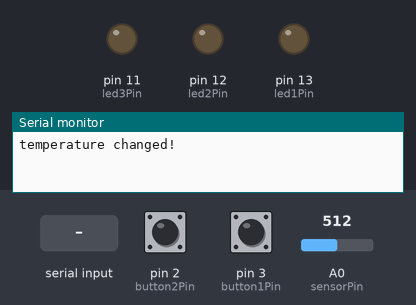
This sketch was run on a simulated Arduino Uno, built with avr-gcc and run on an emulated ATmega328P. On the bench: output pins drawn as LEDs (lit = HIGH), the last lines printed to the serial monitor. The inputs (shaded band) are chosen by the test bench; at power-on: pin 2 (button2Pin) LOW, pin 3 (button1Pin) LOW, A0 (sensorPin) = 512.

Above: at 1.4 s.
1.5 s: "0" received over the second serial link
At 2.9 s:
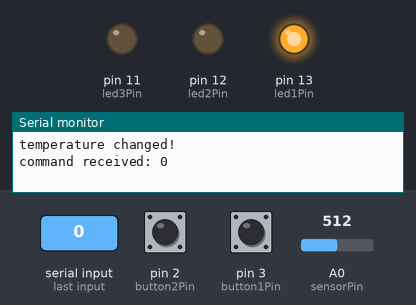
3.7 s: "2" received over the second serial link
At 5.4 s:
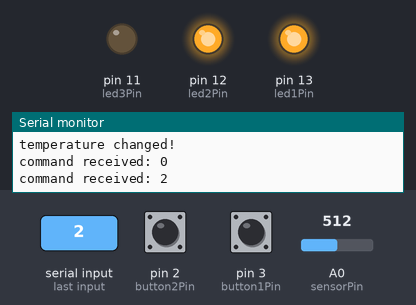
5.7 s: "1" received over the second serial link
At 7.2 s:
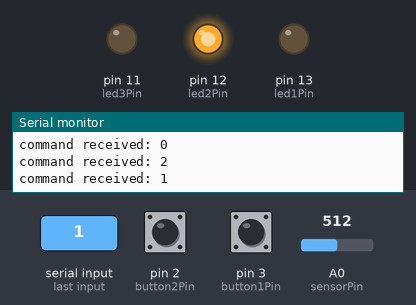
7.7 s: "3" received over the second serial link
At 8.7 s:
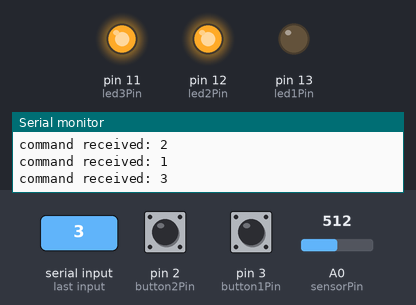
Timing chart, 0 to 10.7 s (numbered marks = the images above; inputs shaded):
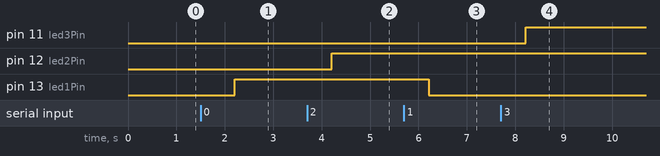

Measured:
- after the input at 1.5 s, pin 13 (led1Pin): LOW → HIGH after 0.71 s
- after the input at 3.7 s, pin 12 (led2Pin): LOW → HIGH after 0.51 s
- after the input at 5.7 s, pin 13 (led1Pin): HIGH → LOW after 0.51 s
- after the input at 7.7 s, pin 11 (led3Pin): LOW → HIGH after 0.51 s

The sketch:

SmartHome.ino
```cpp
#include <SoftwareSerial.h>

SoftwareSerial btSerial(6, 5); // RX, TX

const byte led1Pin = 13;
const byte led2Pin = 12;
const byte led3Pin = 11;
const byte button1Pin = 3;
const byte button2Pin = 2;
const byte sensorPin = 0;

const byte temperatureKey = 1;
const byte windowsKey = 2;
const byte alarmKey = 3;

byte temperature;
bool windowsOpen;
bool alarmOn;

byte button1State = 0;
byte button1PushCounter = 0;
byte button2State = 0;
byte button2PushCounter = 0;


void setup() {
  // Setup the pins
  pinMode(led1Pin, OUTPUT);
  pinMode(led2Pin, OUTPUT);
  pinMode(led3Pin, OUTPUT);
  pinMode(button1Pin, INPUT);
  pinMode(button2Pin, INPUT);

  // Setup the serial connections
  Serial.begin(9600);
  btSerial.begin(9600);
  delay(200);

  // Read the sensors
  temperature = analogRead(sensorPin);
  windowsOpen = false;
  alarmOn = false;
}

void loop() {
  // Check for incoming data
  if (btSerial.available()) {
    // Read the data
    char command = btSerial.read();
    Serial.println("command received: " + String(command));
    // Handle the command
    handleCommand(command);
  }

  // Measure the temperature
  byte newTemperature = getTemperature(analogRead(sensorPin));
  // Check if the temperature has changed
  if (newTemperature != temperature) {
    temperature = newTemperature;
    Serial.println("temperature changed!");
    // Send the temperature
    sendData(temperatureKey, temperature);
  }

  // Check if the button simulating the window status has been pressed
  if (buttonPressed(button1Pin, &button1State, &button1PushCounter)) {
    // Update the window status
    windowsOpen = !windowsOpen;
    Serial.println("windows state changed!");
    // Send the window status
    sendData(windowsKey, (byte) windowsOpen);
  }

  // Check if the button simulating the alarm status has been pressed
  if (buttonPressed(button2Pin, &button2State, &button2PushCounter)) {
    // Update the alarm status
    alarmOn = !alarmOn;
    Serial.println("alarm state changed!");
    // Send the alarm status
    sendData(alarmKey, (byte) alarmOn);
  }

  // Wait a second
  delay(1000);
}

byte getTemperature(int sensorInput) {
  const double maxSensorInput = 1024;
  const double maxVoltage = 5;
  const double scaleFactor = 100;
  const double offset = 50;
  return (byte) (sensorInput / maxSensorInput * maxVoltage * scaleFactor - offset);
}

void handleCommand(char command) {
  switch (command) {
    case '0':
      // Connection established, send sensor data
      sendData(temperatureKey, temperature);
      sendData(windowsKey, (byte) windowsOpen);
      sendData(alarmKey, (byte) alarmOn);
    case '1':
      // Toggle the kitchen light
      digitalWrite(led1Pin, !digitalRead(led1Pin));
      break;
    case '2':
      // Toggle the bedroom lightt
      digitalWrite(led2Pin, !digitalRead(led2Pin));
      break;
    case '3':
      // Toggle the living room light
      digitalWrite(led3Pin, !digitalRead(led3Pin));
  }
}

int sendData(byte key, byte value) {
  byte sendBuffer[2];
  sendBuffer[0] = key;
  sendBuffer[1] = value;
  return btSerial.write(sendBuffer, 2);
}

bool buttonPressed(int buttonPin, byte *buttonState, byte *buttonPushCounter) {
  bool buttonPressed = false;
  byte newButtonState = digitalRead(buttonPin);
  if (newButtonState != *buttonState) {
    *buttonState = newButtonState;
    *buttonPushCounter = *buttonPushCounter + 1;
    if (*buttonPushCounter == 2) {
      *buttonPushCounter = 0;
      buttonPressed = true;
    }
  }
  return buttonPressed;
}
```
